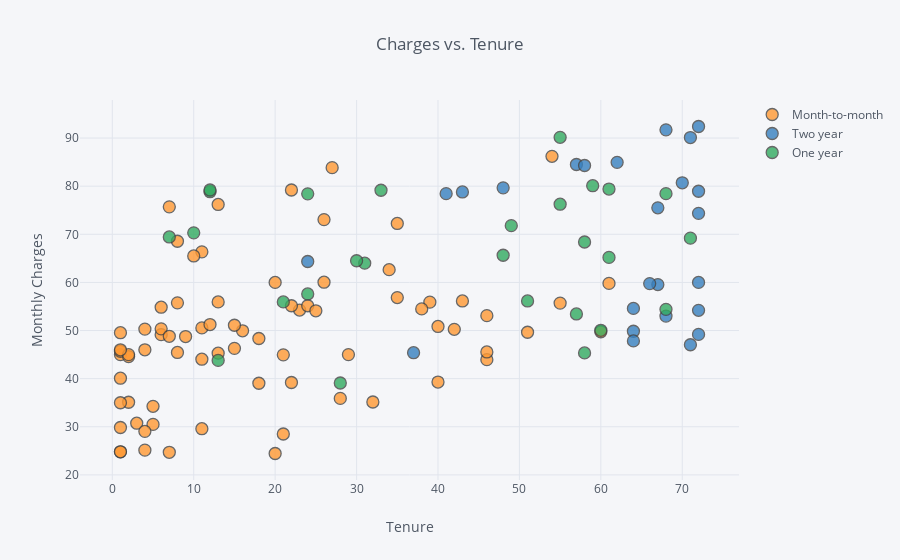

Write notebook code for a chart like this one.
### Markdown cell above
As you can see, having the check box where we can choose the field we want to see saves us from having to jump back into the code, create a pivot table for the specific field, and then regenerate the visualization. This has the potential to save us a significant amount of time in our data exploration workflow.

Let's look at another example where we use multiple checkboxes to filter our data down to a point where we can investigate it at a granular level.

Below, we are creating 4 different drop-down boxes containing the unique categorical values in the gender, Partner, InternetService, and PaymentMethod fields respectively. We then define a scatter function where we filter our data down by the values chosen in each of the drop-down boxes and then generate a scatter plot that plots how much each customer is charged by their tenure and color codes the points by the type of contract they have.

### Code cell
@interact(Gender=list(df['gender'].unique()), 
          Partner=list(df['Partner'].unique()),
          Internet=list(df['InternetService'].unique()), 
          Payment=list(df['PaymentMethod'].unique())
         )

def scatter(Gender, Partner, Internet, Payment):
    data = df[(df['gender']==Gender) & 
              (df['Partner']==Partner) & 
              (df['InternetService']==Internet) & 
              (df['PaymentMethod']==Payment)]

    data.iplot(kind='scatter', x='tenure', y='MonthlyCharges', 
               categories='Contract', text='customerID', 
               xTitle='Tenure', yTitle='Monthly Charges',
               title='Charges vs. Tenure')

### Figure 1 — Plotly figure (JSON) as saved in the notebook; plotly's stock layout.template omitted (floating-point values rounded to 4 significant figures)
{"data": [{"marker": {"color": "rgba(255, 153, 51, 1.0)", "line": {"width": 1.3}, "opacity": 0.8, "size": 12, "symbol": "circle"}, "mode": "markers", "name": "Month-to-month", "text": ["7590-VHVEG", "4080-IIARD", "8108-UXRQN", "3780-YVMFA", "1024-GUALD", "5046-NUHWD", "5697-GOMBF", "4640-UHDOS", "4431-EDMIQ", "4580-TMHJU", "4468-KAZHE", "1373-ORVIZ", "6581-NQCBA", "0668-OGMHD", "6625-UTXEW", "4566-QVRRW", "6475-VHUIZ", "2625-TRCZQ", "5071-FBJFS", "0799-DDIHE", "6839-ITVZJ", "8356-WUAOJ", "2485-ITVKB", "9281-PKKZE", "6637-KYRCV", "5619-PTMIK", "5882-CMAZQ", "9828-AOQLM", "7615-ESMYF", "2189-UXTKY", "9588-OZDMQ", "6214-EDAKZ", "9143-CANJF", "8400-WZICQ", "3346-BRMIS", "2722-JMONI", "3144-AUDBS", "1767-TGTKO", "5590-YRFJT", "7734-DBOAI", "4489-SNOJF", "1101-SSWAG", "0096-BXERS", "5215-LNLDJ", "8671-KKKOS", "9415-TPKRV", "1355-KUSBG", "2436-QBZFP", "7839-NUIAA", "2718-GAXQD", "1862-SKORY", "2911-UREFD", "1078-TDCRN", "9700-ISPUP", "0292-WEGCH", "7932-WPTDS", "1976-CFOCS", "5087-SUURX", "9555-SAHUZ", "3841-CONLJ", "4815-GBTCD", "0980-PVMRC", "7240-ETPTR", "9881-VCZEP", "3982-XWFZQ", "4012-ZTHBR", "9853-JFZDU", "3999-WRNGR", "9332-GYWLO", "5949-HGVJL", "9259-PACGQ", "0822-QGCXA", "0749-IRGQE", "7078-NVFAM", "7853-OETYL", "4801-JZAZL"], "textfont": {"color": "#4D5663"}, "type": "scatter", "uid": "44e012ab-6e95-4239-941c-4184d1258d82", "x": [1, 13, 11, 8, 1, 29, 28, 13, 7, 43, 20, 11, 16, 21, 12, 11, 23, 51, 4, 15, 26, 1, 2, 46, 5, 46, 5, 1, 2, 22, 2, 22, 24, 55, 18, 1, 6, 8, 20, 1, 35, 15, 6, 7, 46, 8, 7, 22, 61, 4, 40, 39, 3, 10, 54, 1, 1, 18, 38, 1, 4, 40, 9, 25, 42, 21, 35, 60, 6, 26, 34, 27, 13, 32, 4, 11], "y": [29.85, 76.2, 50.55, 68.55, 24.8, 45, 35.9, 55.95, 75.7, 56.15, 60, 66.35, 49.95, 28.5, 51.25, 44.05, 54.25, 49.65, 50.3, 46.3, 60.05, 45, 35.1, 43.95, 30.5, 53.1, 34.25, 45.7, 44.6, 79.2, 45, 55.15, 55.15, 55.7, 48.35, 49.55, 49.15, 45.45, 24.45, 40.1, 72.25, 51.1, 50.35, 24.7, 45.55, 55.75, 48.8, 39.2, 59.8, 46, 39.3, 55.9, 30.75, 65.5, 86.2, 24.8, 46, 39.05, 54.5, 35, 25.15, 50.85, 48.75, 54.1, 50.25, 44.95, 56.85, 49.75, 54.85, 73.05, 62.65, 83.85, 45.3, 35.15, 29.05, 29.6]}, {"marker": {"color": "rgba(55, 128, 191, 1.0)", "line": {"width": 1.3}, "opacity": 0.8, "size": 12, "symbol": "circle"}, "mode": "markers", "name": "Two year", "text": ["5256-SKJGO", "4111-BNXIF", "9880-TDQAC", "2091-GPPIQ", "8311-UEUAB", "9297-FVVDH", "0253-ZTEOB", "1642-HMARX", "2167-FQSTQ", "2400-XIWIO", "2192-CKRLV", "5641-DMBFJ", "2197-OMWGI", "9027-TMATR", "2580-ASVVY", "8232-CTLKO", "3566-CAAYU", "2516-XSJKX", "7110-BDTWG", "6034-ZRYCV", "0617-AQNWT", "1904-WAJAA", "6439-PKTRR", "8468-FZTOE", "6691-CCIHA"], "textfont": {"color": "#4D5663"}, "type": "scatter", "uid": "a417fdd5-4754-4c19-a4dd-a07f12d49be1", "x": [64, 67, 72, 72, 67, 57, 48, 68, 72, 71, 72, 58, 68, 43, 37, 66, 64, 41, 71, 72, 64, 24, 70, 72, 62], "y": [54.6, 59.55, 60, 78.95, 75.5, 84.5, 79.65, 91.7, 92.4, 90.1, 49.2, 84.3, 53, 78.8, 45.4, 59.75, 49.85, 78.45, 47.05, 54.2, 47.85, 64.35, 80.7, 74.35, 84.95]}, {"marker": {"color": "rgba(50, 171, 96, 1.0)", "line": {"width": 1.3}, "opacity": 0.8, "size": 12, "symbol": "circle"}, "mode": "markers", "name": "One year", "text": ["0810-BDHAW", "5989-OMNJE", "1032-MAELW", "7285-KLOTR", "4611-ANLQC", "3638-DIMPH", "4003-OCTMP", "9114-AAFQH", "9500-IWPXQ", "1474-JUWSM", "2550-AEVRU", "4415-WNGVR", "1099-BTKWT", "2898-LSJGD", "0743-HRVFF", "2969-WGHQO", "5446-DKWYW", "8760-ZRHKE", "4135-FRWKJ", "6574-MCOEH", "4291-HYEBC", "5915-DGNVC", "9691-HKOVS", "4759-PXTAN", "8845-LWKGE", "8224-UAXBZ", "3468-DRVQJ"], "textfont": {"color": "#4D5663"}, "type": "scatter", "uid": "d089617c-2c58-4e5b-9260-e7dbff4c4af7", "x": [24, 24, 68, 12, 60, 13, 31, 48, 61, 58, 57, 12, 68, 21, 51, 7, 61, 71, 55, 33, 28, 49, 55, 59, 30, 58, 10], "y": [78.4, 57.6, 78.45, 78.85, 50.05, 43.8, 64, 65.65, 79.4, 68.4, 53.45, 79.2, 54.4, 55.95, 56.15, 69.45, 65.2, 69.2, 76.25, 79.15, 39.1, 71.8, 90.15, 80.1, 64.5, 45.35, 70.3]}], "layout": {"legend": {"bgcolor": "#F5F6F9", "font": {"color": "#4D5663"}}, "paper_bgcolor": "#F5F6F9", "plot_bgcolor": "#F5F6F9", "title": {"font": {"color": "#4D5663"}, "text": "Charges vs. Tenure"}, "xaxis": {"gridcolor": "#E1E5ED", "showgrid": true, "tickfont": {"color": "#4D5663"}, "title": {"font": {"color": "#4D5663"}, "text": "Tenure"}, "zerolinecolor": "#E1E5ED"}, "yaxis": {"gridcolor": "#E1E5ED", "showgrid": true, "tickfont": {"color": "#4D5663"}, "title": {"font": {"color": "#4D5663"}, "text": "Monthly Charges"}, "zerolinecolor": "#E1E5ED"}}}
